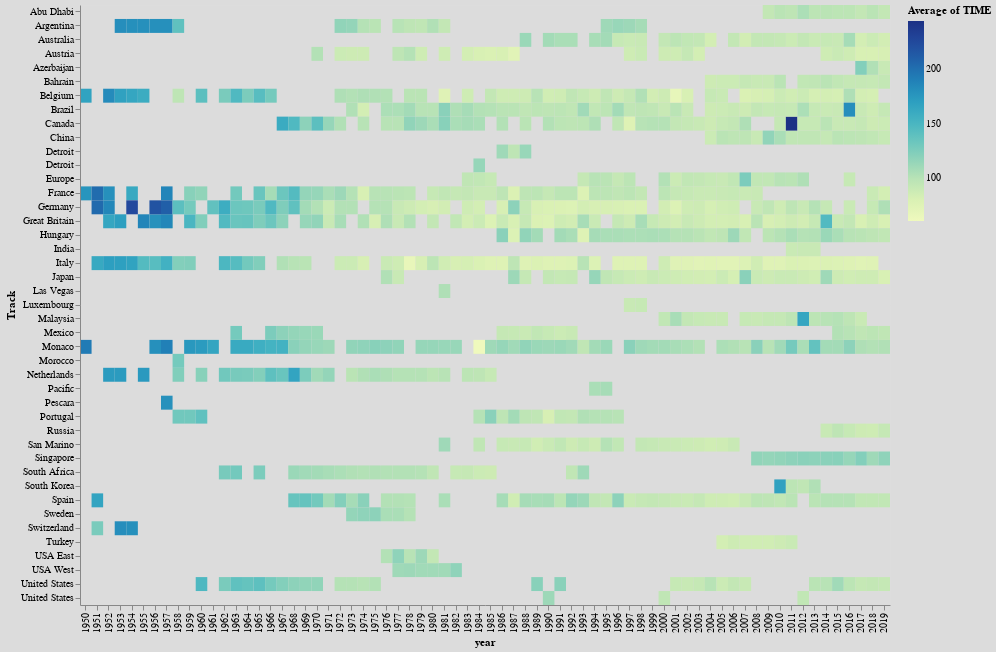

Notebook code for this chart:
### Code cell
alt.Chart(win_10,width=810,height=600,background="#DCDCDC").mark_rect().encode(
    x=alt.X('year:O'),
    y=alt.Y("Track"),
    color="average(TIME)",
    tooltip="TIME"
).interactive()

### Figure 1 — Vega-Lite specification as saved in the notebook (floating-point values rounded to 4 significant figures; data arrays with more than 128 entries replaced by an {"elided": "..."} marker saying what was removed)
{"config": {"view": {"continuousWidth": 400, "continuousHeight": 300}}, "data": {"name": "data-2f8a7b1ddd7088944ecc9ca0eb0ca196"}, "mark": "rect", "background": "#DCDCDC", "encoding": {"color": {"type": "quantitative", "aggregate": "average", "field": "TIME"}, "tooltip": {"type": "quantitative", "field": "TIME"}, "x": {"type": "ordinal", "field": "year"}, "y": {"type": "nominal", "field": "Track"}}, "height": 600, "selection": {"selector002": {"type": "interval", "bind": "scales", "encodings": ["x", "y"]}}, "width": 810, "$schema": "https://vega.github.io/schema/vega-lite/v4.8.1.json", "datasets": {"data-2f8a7b1ddd7088944ecc9ca0eb0ca196": {"elided": "900 records"}}}
